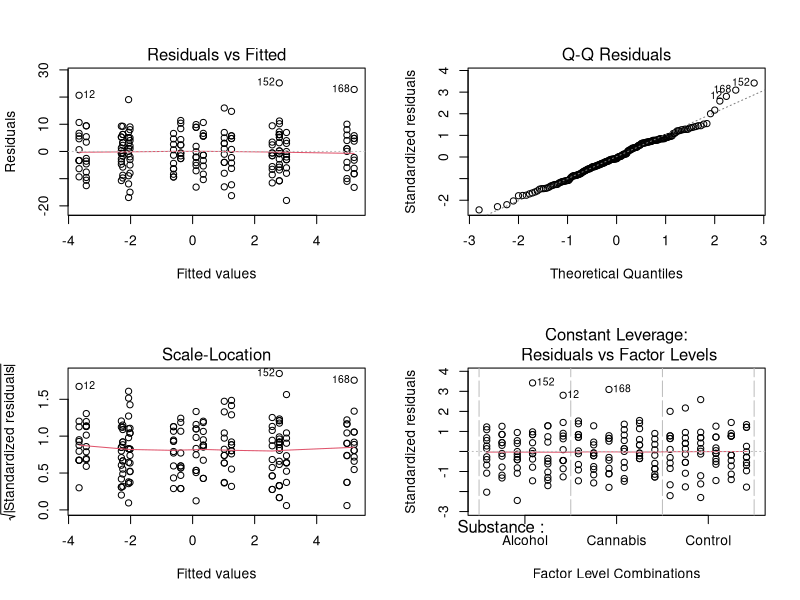
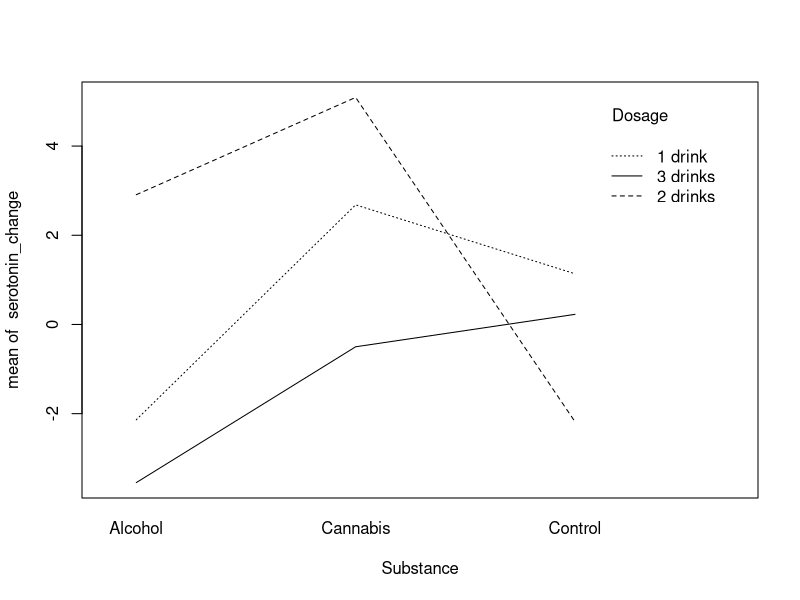
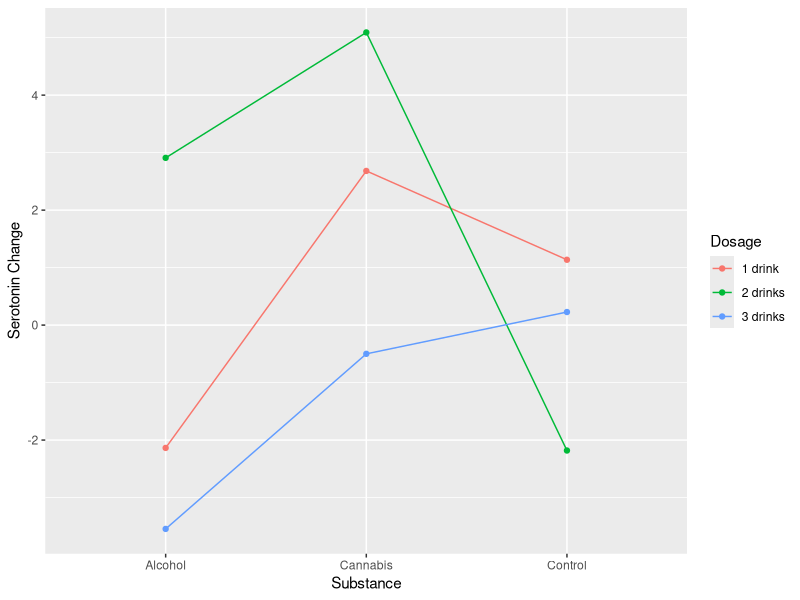
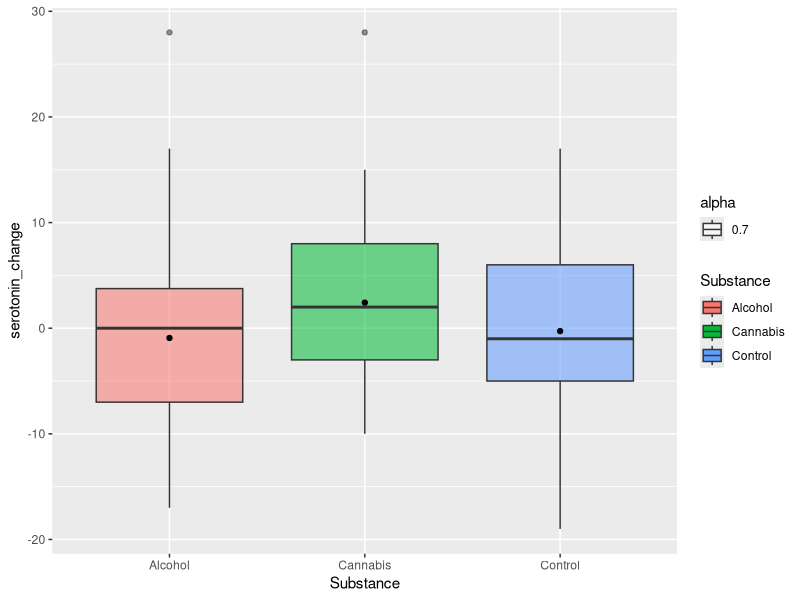
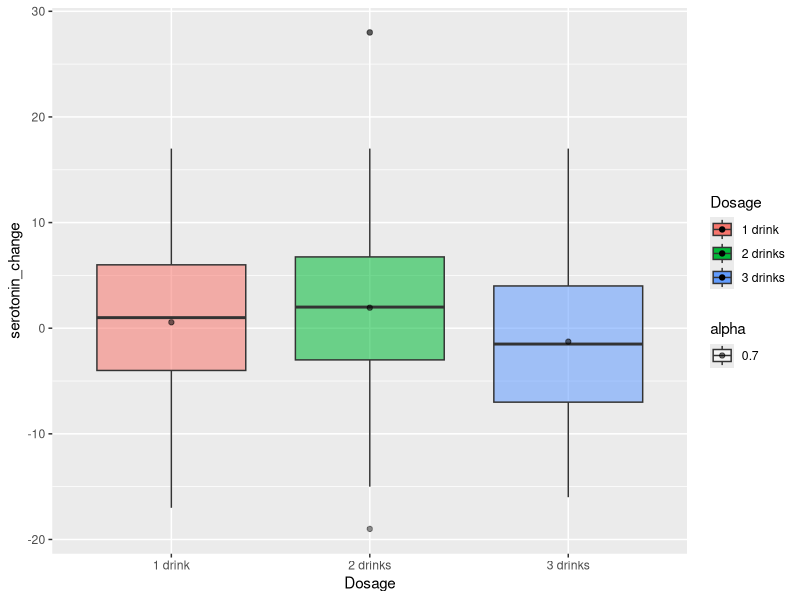
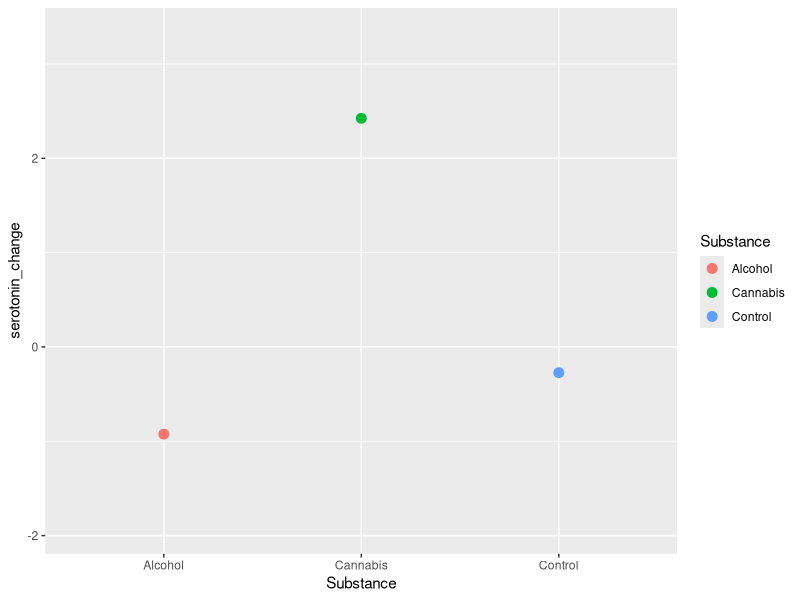
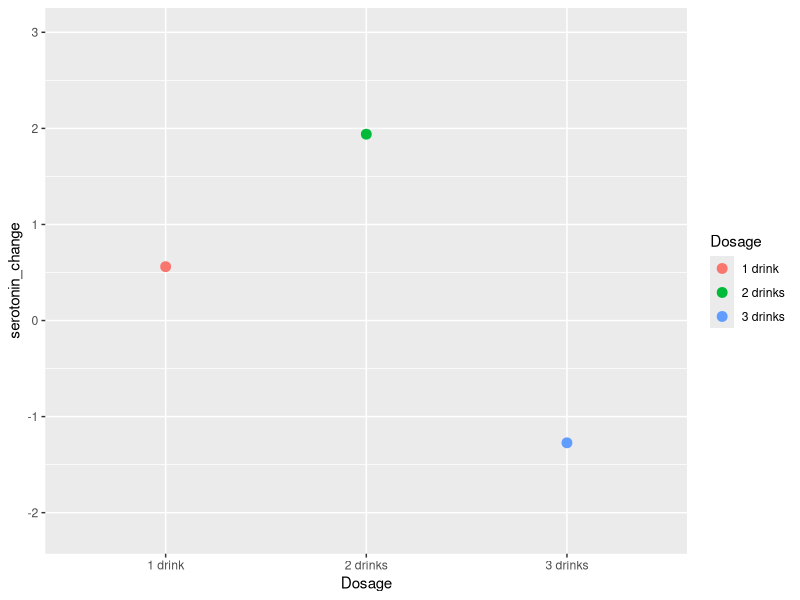

R code for these plots, in order:


library(dplyr)
library(ggplot2)
experiment <- read.csv("data.101b - sample.csv", header=TRUE)

experiment$Sex[156] <- "Male"

experiment$Sex <- factor(experiment$Sex)

random <- rep(c(1:9), 11)

#Unshuffled Males
experiment[experiment$Sex=="Male",]


set.seed(20119)

#Shuffled Males
shuffled_males <- experiment[experiment$Sex=="Male",][sample(1:99, size = 99),]

shuffled_males <- shuffled_males %>% mutate(Order = as.integer(rownames(shuffled_males)), Group = random)

shuffled_males <- shuffled_males %>% arrange(Order)


#Unshuffled Females
experiment[experiment$Sex=="Female",]

shuffled_females <- experiment[experiment$Sex=="Female",][sample(1:99, size = 99),]

shuffled_females <- shuffled_females %>% mutate(Order = as.integer(rownames(shuffled_females)), Group = random)

shuffled_females <- shuffled_females %>% arrange(Order)


#Recombined Shuffled Data Frame In Correct Order

combined <- full_join(shuffled_males,shuffled_females) %>% arrange(Order)

write.csv(combined, file = "Shuffled_data.csv")

#Collected data

collected <- read.csv("data.101b - Shuffled_data.csv", header = TRUE)

collected <- collected %>% mutate(serotonin_change = a.serotonin - b.serotonin)

collected <- collected %>% mutate(Substance = if_else(collected$Group %in% 1:3, "Alcohol", if_else(collected$Group %in% 4:6, "Cannabis", "Control")))

collected$Substance <- factor(collected$Substance)

collected <- collected %>% mutate(Dosage = if_else(collected$Group %in% c(1,4,7), '1 drink', if_else(collected$Group %in% c(2,5,8), "2 drinks", "3 drinks")))

collected$Dosage <- factor(collected$Dosage)

collected$Group <- factor(collected$Group)


#final.csv <- write.csv(collected, file = "finalproject.csv")

#aov 2 way factorial, 1 blocking factor (sex)
#Randomized Complete Block Design


model <- aov(serotonin_change~ Substance+Dosage+Sex+Substance:Dosage, data = collected)

#summary of model
summary(model)


#Checking model assumptions
par(mfrow=c(2,2))
plot(model)

#interaction plot
par(mfrow=c(1,1))
with(collected, interaction.plot(Substance,Dosage,serotonin_change))


ggplot(collected, aes(x = Substance, color = Dosage, group = Dosage, y = serotonin_change))+
  stat_summary(fun.y = mean, geom="point") + stat_summary(fun.y = mean, geom = "line") + ylab("Serotonin Change")



#Boxplots
ggplot(data = collected, aes(x = Substance, y = serotonin_change)) + geom_boxplot(aes(fill = Substance, alpha = 0.7)) +
  geom_point(stat="summary", position = "dodge", fun.y = "mean")

ggplot(data = collected, aes(x = Dosage, y = serotonin_change, fill = Dosage, alpha = 0.7)) + geom_boxplot() +
geom_point(stat="summary", position = "dodge", fun.y = "mean")

#Dot plot of Means
ggplot(data = collected, aes(x = Substance, y = serotonin_change, color = Substance))+
  geom_point(stat="summary", position = "dodge", fun.y = "mean", size = 3)

ggplot(data = collected, aes(x = Dosage, y = serotonin_change, color = Dosage))+
  geom_point(stat="summary", position = "dodge", fun.y = "mean", size = 3)
